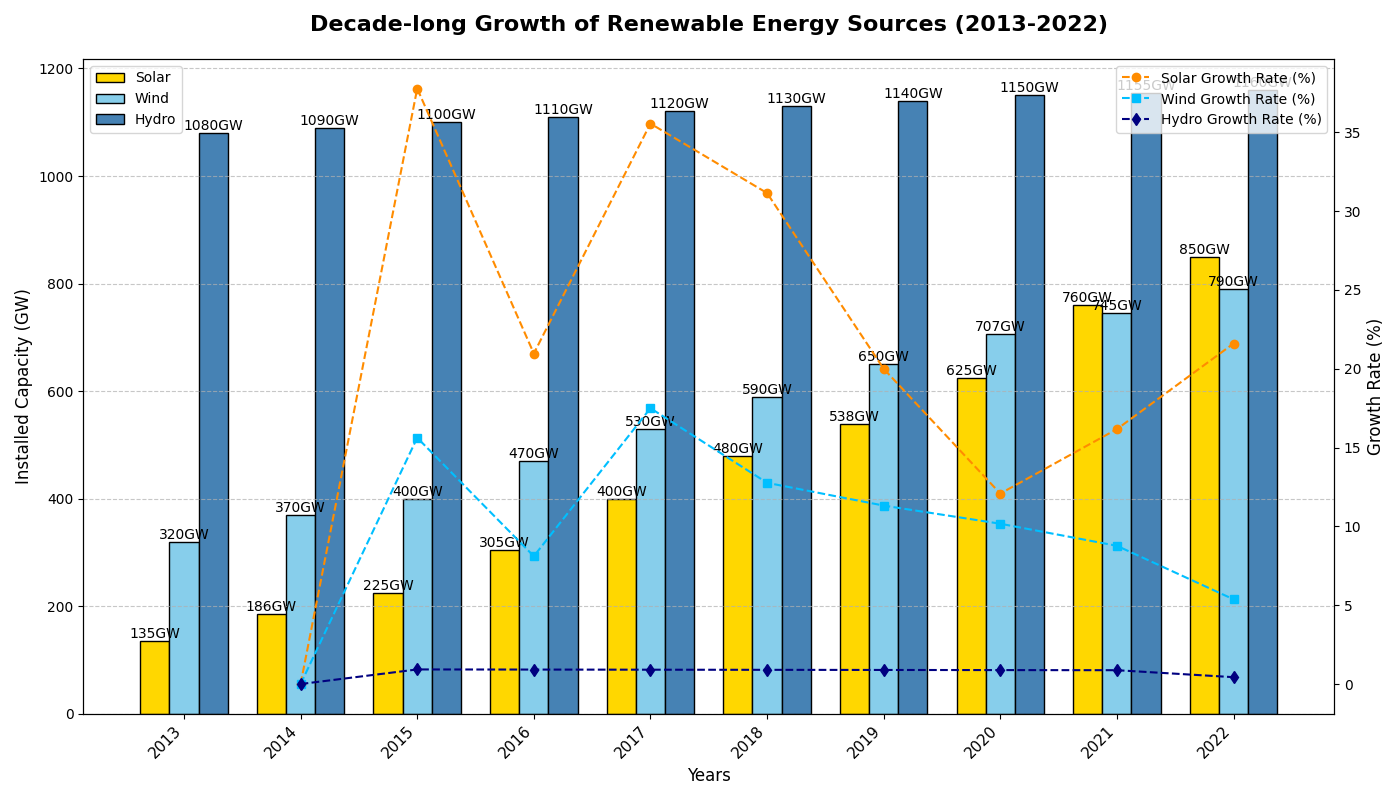

Recreate this plot in Python.
import matplotlib.pyplot as plt
import numpy as np

# Backstory: Examining the Growth of Different Renewable Energy Sources Over a Decade
years = np.array([2013, 2014, 2015, 2016, 2017, 2018, 2019, 2020, 2021, 2022])

# Data: Installed capacity (in GW) for different renewable energy sources
solar_capacity = np.array([135, 186, 225, 305, 400, 480, 538, 625, 760, 850])
wind_capacity = np.array([320, 370, 400, 470, 530, 590, 650, 707, 745, 790])
hydro_capacity = np.array([1080, 1090, 1100, 1110, 1120, 1130, 1140, 1150, 1155, 1160])

# Configure subplot to include a bar chart and a line plot
fig, ax1 = plt.subplots(figsize=(14, 8))

# Plot bar chart for the year 2022
bar_width = 0.25
bar_positions = np.arange(len(years))

# Plot Solar Energy Capacity
bars_solar = ax1.bar(bar_positions - bar_width, solar_capacity, width=bar_width, color='gold', label='Solar', edgecolor='black')

# Plot Wind Energy Capacity
bars_wind = ax1.bar(bar_positions, wind_capacity, width=bar_width, color='skyblue', label='Wind', edgecolor='black')

# Plot Hydro Energy Capacity
bars_hydro = ax1.bar(bar_positions + bar_width, hydro_capacity, width=bar_width, color='steelblue', label='Hydro', edgecolor='black')

# Line plot showing the increment of each energy source capacity from the previous year (in %)
solar_increase = np.roll(np.diff(solar_capacity)/solar_capacity[:-1]*100, 1)
wind_increase = np.roll(np.diff(wind_capacity)/wind_capacity[:-1]*100, 1)
hydro_increase = np.roll(np.diff(hydro_capacity)/hydro_capacity[:-1]*100, 1)

# To prevent NaN appearance in the chart for increasing array
solar_increase[0] = 0
wind_increase[0] = 0
hydro_increase[0] = 0

ax2 = ax1.twinx()

# Plotting line for Solar
ax2.plot(bar_positions[1:], solar_increase, color='darkorange', marker='o', linestyle='--', linewidth=1.5, label='Solar Growth Rate (%)')

# Plotting line for Wind
ax2.plot(bar_positions[1:], wind_increase, color='deepskyblue', marker='s', linestyle='--', linewidth=1.5, label='Wind Growth Rate (%)')

# Plotting line for Hydro
ax2.plot(bar_positions[1:], hydro_increase, color='navy', marker='d', linestyle='--', linewidth=1.5, label='Hydro Growth Rate (%)')

# Annotations for bars
for bars in [bars_solar, bars_wind, bars_hydro]:
    for bar in bars:
        height = bar.get_height()
        ax1.text(bar.get_x() + bar.get_width() / 2.0, height, f'{height:.0f}GW', ha='center', va='bottom', fontsize=10)

# Chart titles and labels
ax1.set_title('Decade-long Growth of Renewable Energy Sources (2013-2022)', fontsize=16, fontweight='bold', pad=20)
ax1.set_xlabel('Years', fontsize=12)
ax1.set_ylabel('Installed Capacity (GW)', fontsize=12)
ax2.set_ylabel('Growth Rate (%)', fontsize=12)

ax1.set_xticks(bar_positions)
ax1.set_xticklabels(years, rotation=45, ha='right', fontsize=11)

# Adding legends
ax1.legend(loc='upper left')
ax2.legend(loc='upper right')

# Grid for visual assistance
ax1.yaxis.grid(True, linestyle='--', alpha=0.7)

# Tight layout to avoid text overlap
plt.tight_layout()

# Display the plot
plt.show()
